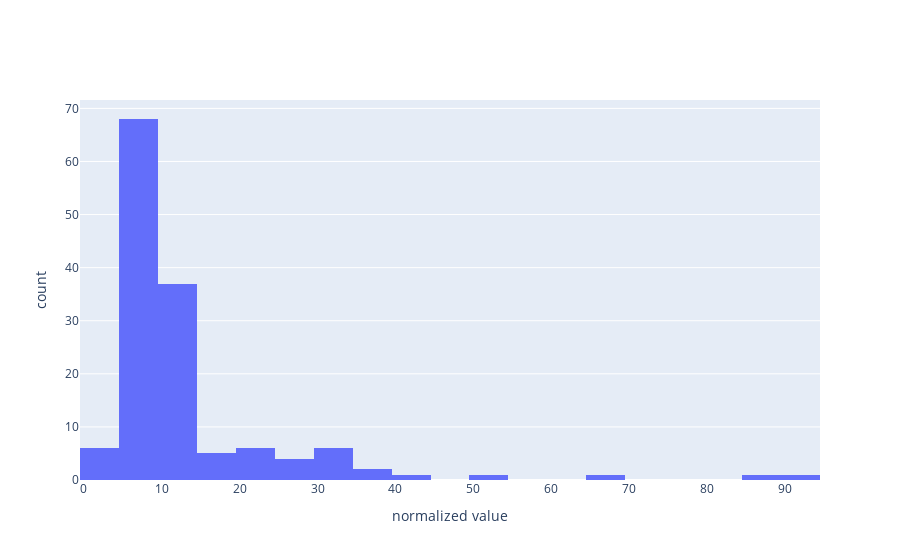

Write notebook code for a chart like this one.
### Markdown cell above
#### Evaluate download groups

### Code cell
# evaluate how to define download groups 
x = top_ds_norm['value'].tolist()
fig = go.Figure(data=[go.Histogram(x=x)])
fig.update_layout(
        xaxis_title="normalized value",
        yaxis_title="count",
        showlegend = False
    )
fig.show()

### Figure 1 — Plotly figure (JSON) as saved in the notebook; plotly's stock layout.template omitted (floating-point values rounded to 4 significant figures; data arrays with more than 128 entries replaced by an {"elided": "..."} marker saying what was removed)
{"data": [{"type": "histogram", "x": {"elided": "139 int values"}}], "layout": {"showlegend": false, "xaxis": {"title": {"text": "normalized value"}}, "yaxis": {"title": {"text": "count"}}}}
